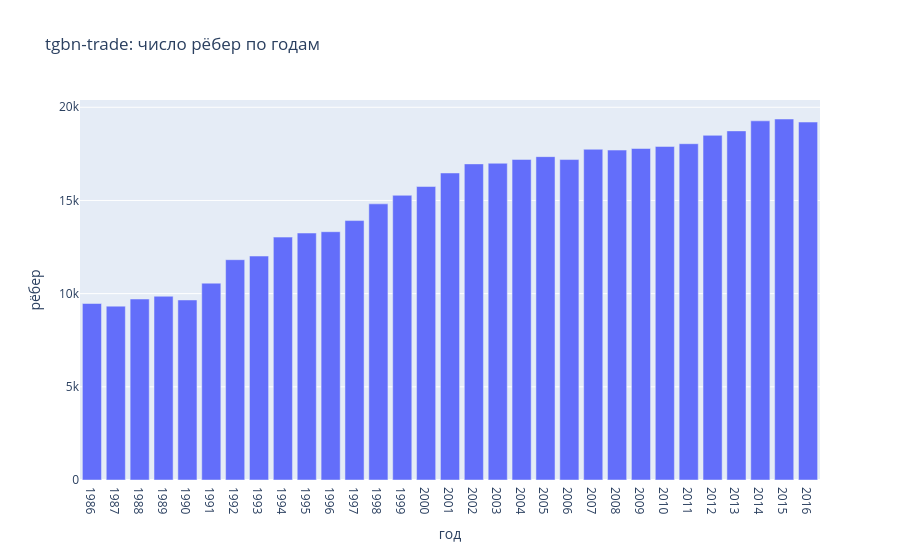

Notebook code cell kept with this figure:
### Code cell
# trade — рёбер по годам (дискретные срезы); год как категория, по одному графику на ячейку
tr = (D["tgbn-trade"]["edges"].group_by("t").len().sort("t")
        .with_columns(pl.col("t").cast(pl.Utf8).alias("год"),
                      pl.col("len").cast(pl.Int64).alias("рёбер")))
print("trade: рёбер/год — min/median/max:", tr["рёбер"].min(), tr["рёбер"].median(), tr["рёбер"].max())
fig = px.bar(tr.to_pandas(), x="год", y="рёбер", title="tgbn-trade: число рёбер по годам")
fig.update_xaxes(type="category")
fig.show()

### Figure 1 — Plotly figure (JSON) as saved in the notebook; plotly's stock layout.template omitted (floating-point values rounded to 4 significant figures)
{"data": [{"hovertemplate": "год=%{x}<br>рёбер=%{y}<extra></extra>", "legendgroup": "", "marker": {"color": "#636efa", "pattern": {"shape": ""}}, "name": "", "orientation": "v", "showlegend": false, "textposition": "auto", "type": "bar", "x": ["1986", "1987", "1988", "1989", "1990", "1991", "1992", "1993", "1994", "1995", "1996", "1997", "1998", "1999", "2000", "2001", "2002", "2003", "2004", "2005", "2006", "2007", "2008", "2009", "2010", "2011", "2012", "2013", "2014", "2015", "2016"], "xaxis": "x", "y": [9471, 9330, 9712, 9860, 9660, 10562, 11821, 12017, 13033, 13253, 13323, 13921, 14817, 15277, 15748, 16475, 16962, 16996, 17201, 17352, 17195, 17746, 17704, 17788, 17898, 18045, 18494, 18733, 19273, 19371, 19207], "yaxis": "y"}], "layout": {"barmode": "relative", "legend": {"tracegroupgap": 0}, "title": {"text": "tgbn-trade: число рёбер по годам"}, "xaxis": {"anchor": "y", "domain": [0, 1], "title": {"text": "год"}, "type": "category"}, "yaxis": {"anchor": "x", "domain": [0, 1], "title": {"text": "рёбер"}}}}
